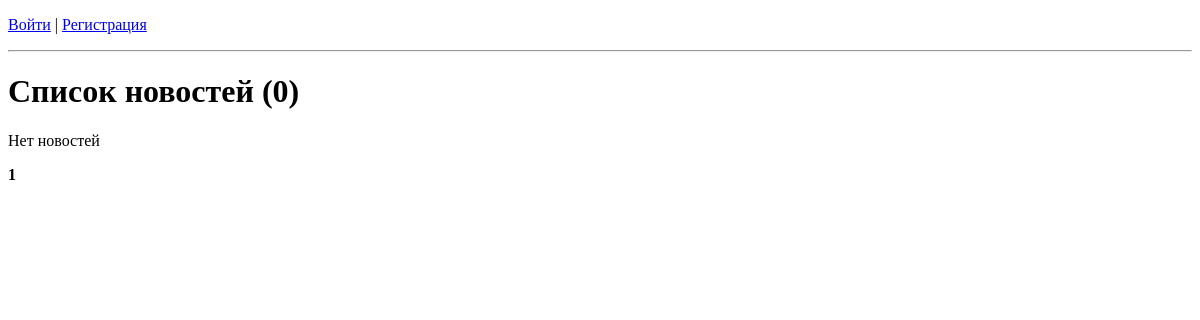
The page /news/ on the database as committed earlier.
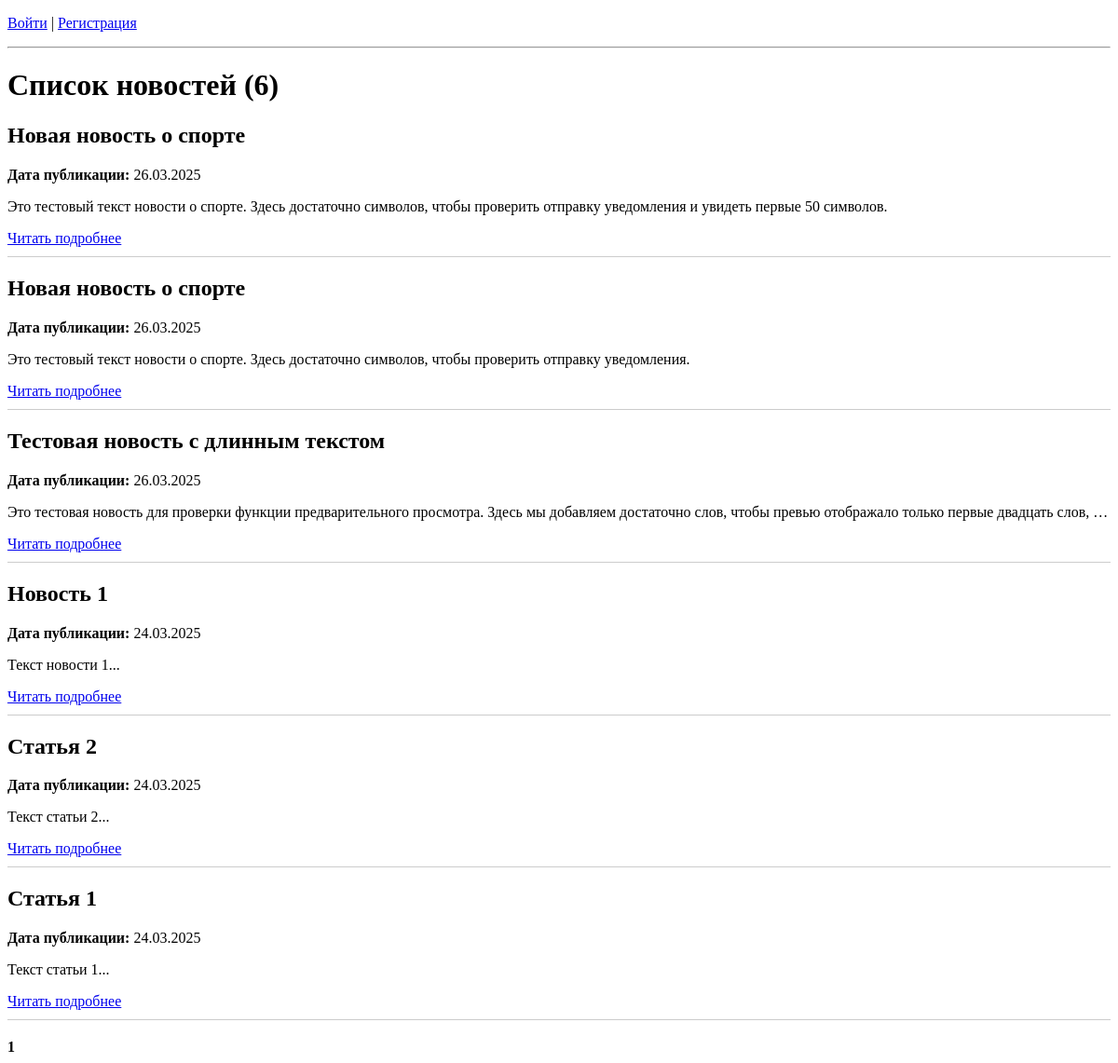
The same page on the database as committed later.
### news/models.py (models this page shows, shortened)
class Post(models.Model):
    ARTICLE = 'AR'
    NEWS = 'NW'
    POST_TYPES = [
        (ARTICLE, 'Статья'),
        (NEWS, 'Новость'),
    ]
    author = models.ForeignKey(Author, on_delete=models.CASCADE, verbose_name="Автор")
    post_type = models.CharField(max_length=2, choices=POST_TYPES, default=ARTICLE, verbose_name="Тип поста")
    date_created = models.DateTimeField(auto_now_add=True, verbose_name="Дата создания")
    categories = models.ManyToManyField(Category, through='PostCategory', related_name='posts', verbose_name="Категории")
    title = models.CharField(max_length=128, verbose_name="Заголовок")
    text = models.TextField(verbose_name="Текст")
    rating = models.IntegerField(default=0, verbose_name="Рейтинг")
    def get_absolute_url(self):
        return reverse('post_detail', kwargs={'pk': self.pk})
    class Meta:
        ordering = ['-date_created']
        verbose_name = "Пост"
        verbose_name_plural = "Посты"

### news/views.py (the view)
# urls.py: path('', views.news_list, name='news_list'),
def news_list(request):
    news_queryset = Post.objects.all().order_by('-date_created')
    paginator = Paginator(news_queryset, 10)  # 10 новостей на странице
    page_number = request.GET.get('page')
    page_obj = paginator.get_page(page_number)
    return render(request, 'news/news_list.html', {'page_obj': page_obj, 'paginator': paginator})

### news/templates/news/news_list.html (shortened to what this page needs)
{% extends 'base.html' %}
{% load static %}
{% block content %}
  <h1>Список новостей ({{ page_obj.paginator.count }})</h1>
  <ul style="list-style: none; padding: 0;">
    {% for post in page_obj.object_list %}
      <li style="margin-bottom: 20px; border-bottom: 1px solid #ccc; padding-bottom: 10px;">
        <h2>{{ post.title }}</h2>
        <p><strong>Дата публикации:</strong> {{ post.date_created|date:"d.m.Y" }}</p>
        <p>{{ post.text|truncatewords:20 }}</p>
        <a href="{{ post.get_absolute_url }}">Читать подробнее</a>
      </li>
    {% empty %}
      <li>Нет новостей</li>
    {% endfor %}
  </ul>
  <div class="pagination">
    {% for num in page_obj.paginator.page_range %}
      {% if num >= page_obj.number|add:'-2' and num <= page_obj.number|add:'2' %}
        {% if num == page_obj.number %}
          <strong>{{ num }}</strong>
        {% else %}
          <a href="?page={{ num }}">{{ num }}</a>
        {% endif %}
      {% endif %}
    {% endfor %}
  </div>
{% endblock %}

### news/templates/base.html (shortened to what this page needs)
<!DOCTYPE html>
<html lang="ru">
<head>
</head>
<body>
    {% if user.is_authenticated %}
        <p>Вы вошли как {{ user.username }} |
           <a href="{% url 'account_logout' %}">Выйти</a></p>
    {% else %}
        <p><a href="{% url 'account_login' %}">Войти</a> |
           <a href="{% url 'account_signup' %}">Регистрация</a></p>
    {% endif %}
    <hr>
    {% block content %}{% endblock %}
</body>
</html>

Rows that differ between the two databases and show on the page:
added Post: title "Новая новость о спорте", date_created "26.03.2025", text "Это тестовый текст новости о спорте. Здесь достаточно символов, чтобы проверить отправку уведомления и увидеть первые 50 символов."
added Post: title "Новая новость о спорте", date_created "26.03.2025", text "Это тестовый текст новости о спорте. Здесь достаточно символов, чтобы проверить отправку уведомления."
added Post: title "Тестовая новость с длинным текстом", date_created "26.03.2025", text "Это тестовая новость для проверки функции предварительного просмотра. Здесь мы добавляем достаточно слов, чтобы превью отображало только первые двадцать слов, …"
added Post: title "Новость 1", date_created "24.03.2025", text "Текст новости 1..."
added Post: title "Статья 2", date_created "24.03.2025", text "Текст статьи 2..."
added Post: title "Статья 1", date_created "24.03.2025", text "Текст статьи 1..."
Other text that changed with them:
{{ page_obj.paginator.count }}: "0" → "6"
text no longer shown: "Нет новостей"
